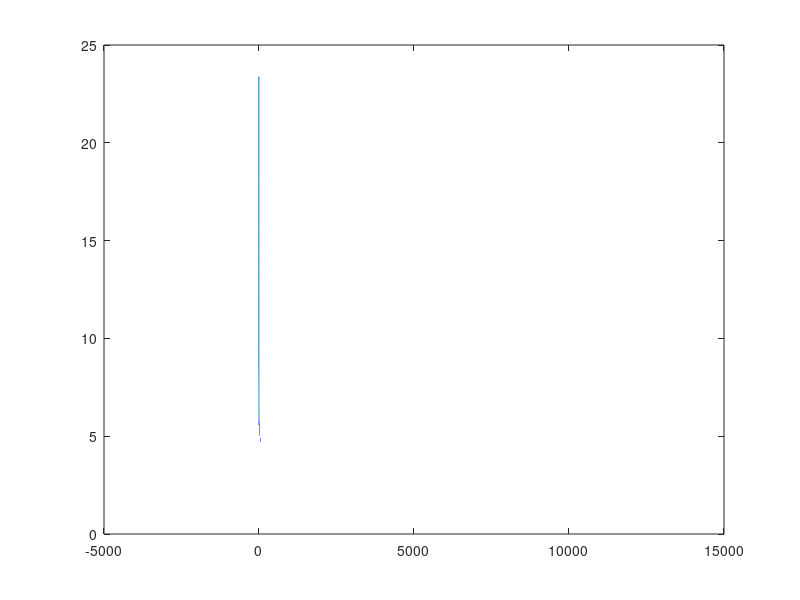

Reproduce this figure in MATLAB. (Note: this script raises an error after producing the figure.)
%%

%%
clc, clear, close all

N = 64;

A = 5;
B = 1000;

% rng('default')

a = A*abs(rand(N,1));
b = B*abs(rand(N,1));

[~,amax] = max(a./b);

nu_max = a(amax)*(N^2) - b(amax);
nu_min = -min(b);
dnu= 0.01;

nu = nu_min:dnu:nu_max;

y = sqrt(a./(b+nu));

yf = sum(y,1);

plot(nu,yf)
hold on
yline(1)

%%
clc, clear, close all


all_params = initProblem();
di = all_params.Ti_c(:,1);
Bu = all_params.Bu;
Bh = all_params.Bh;

SNR_i   = all_params.SNR_i;
SNR_hs  = all_params.SNR_hs;
SNR_sg  = all_params.SNR_sg;

% SNR_i = all_params.Pi*all_params.Gih'/all_params.Pnh;
% 
% SNR_hs = all_params.Ph*all_params.Ghs/all_params.Pns;
% 
% SNR_sg = all_params.Ps*all_params.Gsg/all_params.Png;

c_t = 10000;
c_Bu = 0.001;
c_Bh = 0.005;
It = all_params.It;


beth = randomOnes(It, 0.5);
bets = max(randomOnes(It,0.25), beth);

figure
hold on
plot(beth)
plot(bets)


% rho_i = solve_rho_i(di, beth, Bu, SNR_i, c_t, c_Bu);
% 
% rho_B = solve_rho_H(di, bets, Bh, SNR_hs, SNR_sg, c_t, c_Bh)

[rho_i, rho_H] = solveBandwidth(all_params, beth, bets, c_t, c_Bu, c_Bh)


%%
clc, clear, close all

all_params = initProblem();
di = all_params.Ti_c(:,1);
Bu = all_params.Bu;
SNR_i = all_params.Pi*all_params.Giu'/all_params.Pnu;
c_t = 10000;
c_Bu = 0.001;

    ai      = (c_t*di/Bu).*(1./log2(1+SNR_i));    % Delay cost per unit bandwidth
    bi      = c_Bu*Bu;                  % Bandwidth cost per unit bandwidth
    
    I = length(di);

    % Check if optimal values are jointly feasible

    rho_opt_i = sum(sqrt(ai./bi));

    if rho_opt_i<=1
        rho_i = rho_opt_i;
        return;
    end

    % Bisection algorithm
    
    [~,amax] = max(ai./bi);
    nu_max = ai(amax)*(I^2) - bi;
    nu_min = 0;

    % Check maximum feasibility
    while 1
        if bi + nu_max <=0
            nu_min = -bi;
            nu_max = 0;
        end
        rho_max = sqrt(ai(amax)./( bi + nu_max ));

        if rho_max <1
            break;
        else
            nu_min = nu_max;
            nu_max = nu_max*2;
        end
        fprintf('Loop1\t rho_max = %f \t nu_max = %f\n', rho_max, nu_max)
        % pause
    end

    % Start bisection loop
    Nn = 30;
    for nn=1:Nn
        nu = (nu_min + nu_max)/2;
        rho_bis_i = sum(sqrt(ai./(bi + nu)));
        if rho_bis_i < 1
            nu_max = nu;
        else
            nu_min = nu;
        end
        % fprintf('Loop2\n')
    end
